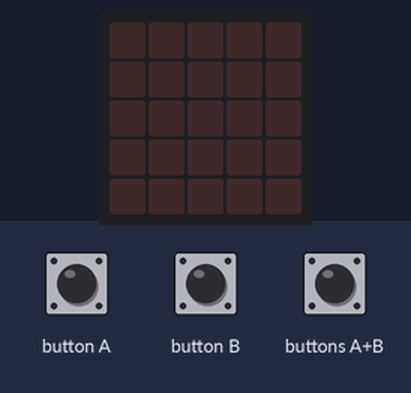
Bench run of a program on a simulated BBC micro:bit running MicroPython. On the bench: the board's 5×5 LED display. The test bench sets the inputs (shaded band).

Above: at 1.2 s.
1.3 s: button A pressed for 0.15 s
At 2.5 s:
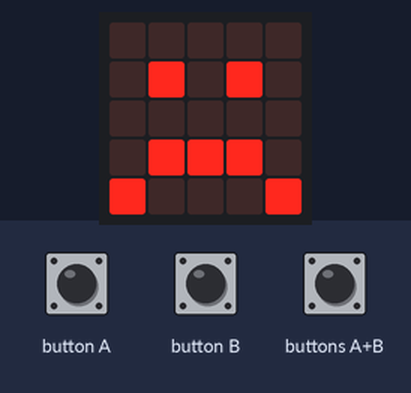
2.9 s: button B pressed for 0.15 s
At 3.8 s:
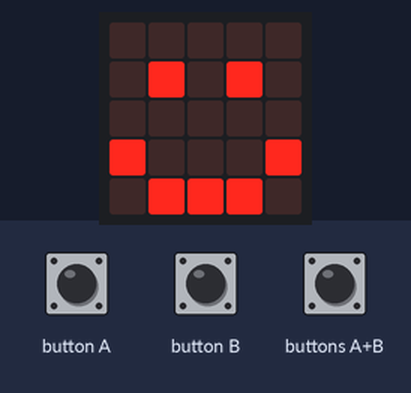
4.5 s: button A pressed for 1 s
At 5.1 s:
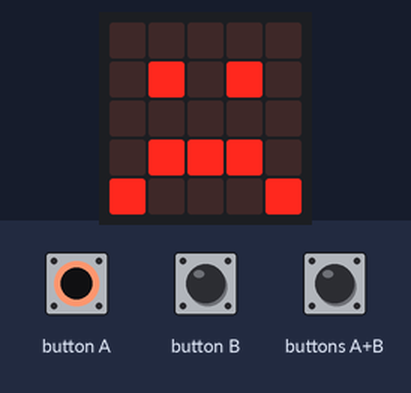
8.6 s: button B pressed for 1 s
At 9.4 s:
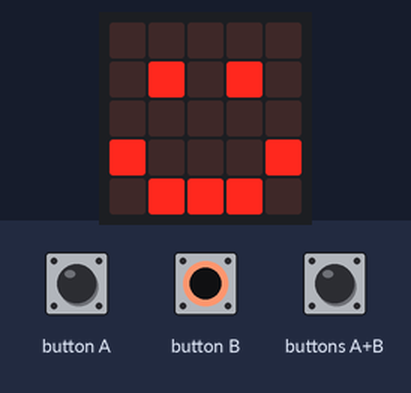
Timing chart, 0 to 11.6 s (numbered marks = the images above; inputs shaded):
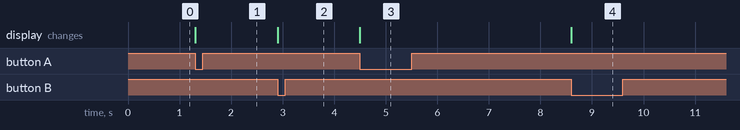

The program:

note.py
```python
from microbit import *

while True:
    if button_a.is_pressed():
        display.show(Image.SAD)
    elif button_b.is_pressed():
        display.show(Image.HAPPY)
    elif button_a.is_pressed() and button_b.is_pressed():
        break
display.clear()
```

Measured:
- after the input at 1.3 s, the display: changes at once (image 1)
- after the input at 2.9 s, the display: changes at once (image 2)
- after the input at 4.5 s, the display: changes at once (image 3)
- after the input at 8.6 s, the display: changes at once (image 4)
